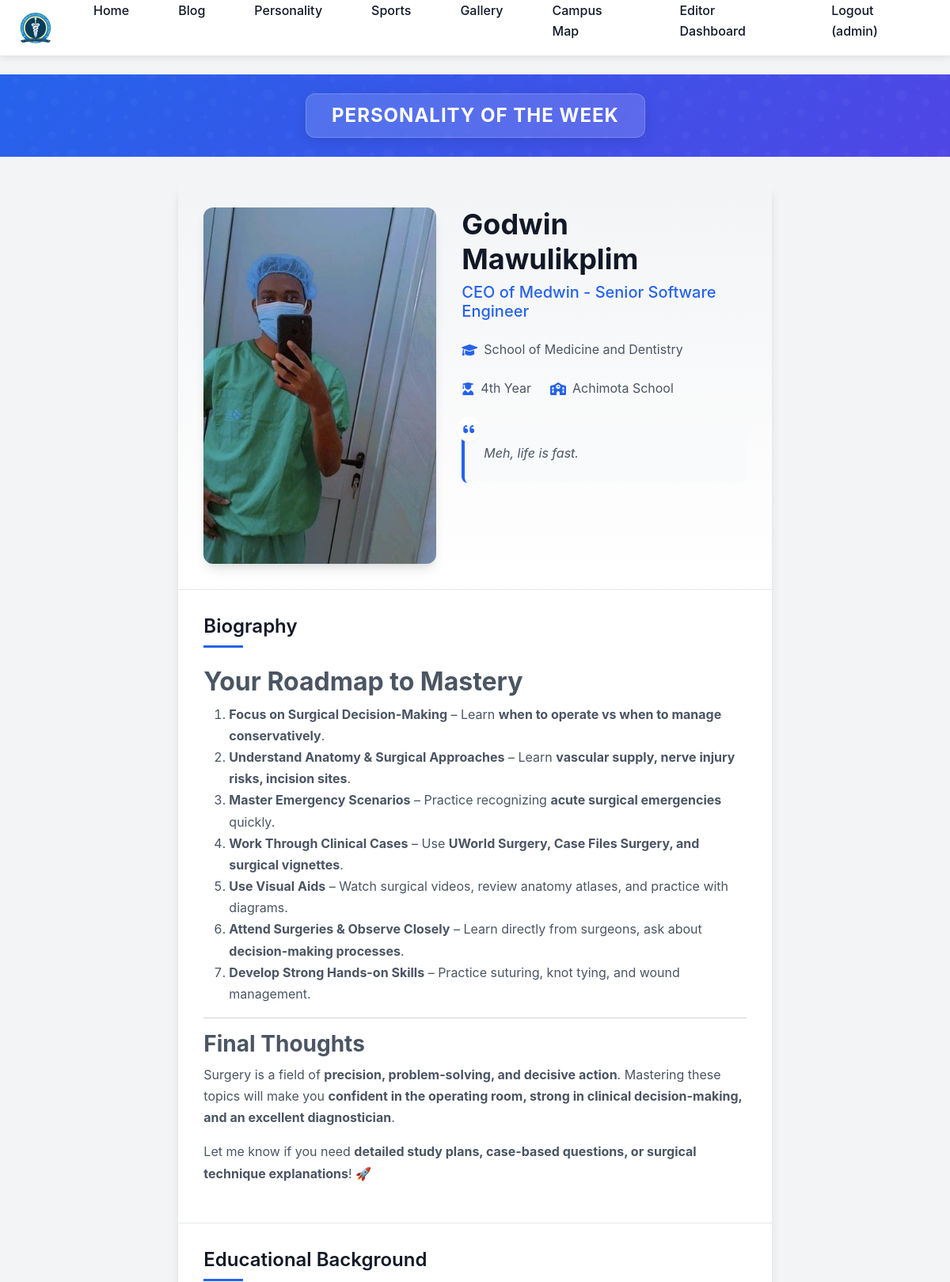
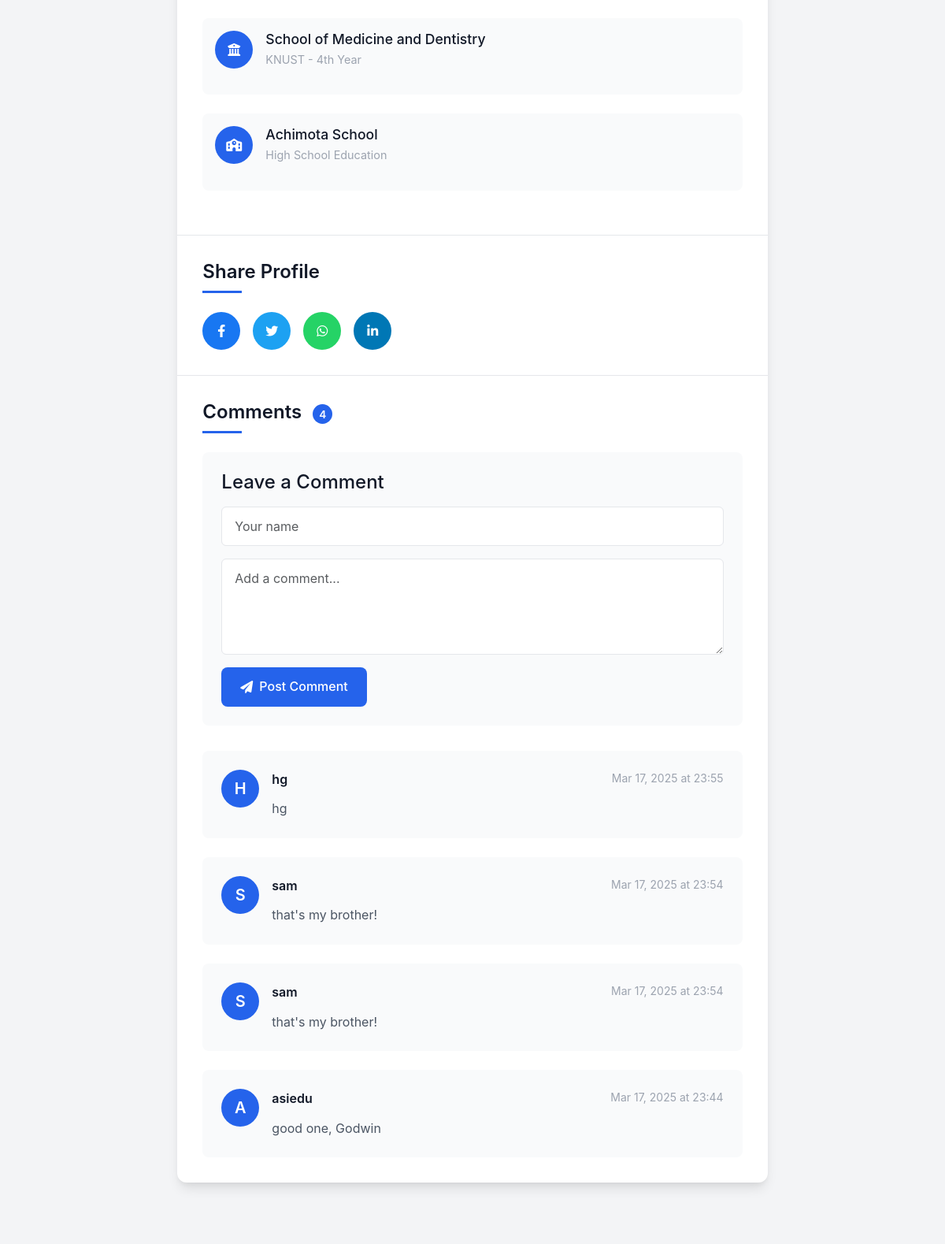
The app's page /potw (signed in, upper part) with its own data (2 pictures, top to bottom).
### app/models.py (models this page shows, shortened)
class User(db.Model, UserMixin):
    id = db.Column(db.Integer, primary_key=True)
    username = db.Column(db.String(50), unique=True, nullable=False)
    email = db.Column(db.String(120), unique=True, nullable=False)
    password_hash = db.Column(db.String(128), nullable=False)
    role = db.Column(db.String(20), default='student')  # Options: student, admin, editor, driver
    created_at = db.Column(db.DateTime, default=datetime.utcnow)
    posts = db.relationship('BlogPost', backref='author', lazy=True)
    bus_assignments = db.relationship('BusLocation', backref='driver', lazy=True)

class PersonalityOfTheWeek(db.Model):
    id = db.Column(db.Integer, primary_key=True)
    name = db.Column(db.String(100), nullable=False)
    title = db.Column(db.String(200), nullable=False)
    bio = db.Column(db.Text, nullable=False)
    image_file = db.Column(db.String(20), nullable=False, default='default_potw.jpg')
    school = db.Column(db.String(100))
    year = db.Column(db.String(20))
    high_school = db.Column(db.String(100))
    quote = db.Column(db.String(200))
    is_active = db.Column(db.Boolean, default=True)  # Only one should be active at a time
    created_at = db.Column(db.DateTime, default=datetime.utcnow)
    comments = db.relationship('PotwComment', backref='personality', lazy=True, cascade="all, delete-orphan")

class PotwComment(db.Model):
    id = db.Column(db.Integer, primary_key=True)
    author_name = db.Column(db.String(50), nullable=False)
    content = db.Column(db.Text, nullable=False)
    date_posted = db.Column(db.DateTime, nullable=False, default=datetime.utcnow)
    potw_id = db.Column(db.Integer, db.ForeignKey('personality_of_the_week.id'), nullable=False)

### app/routes.py (the view)
@main.route('/potw')
def potw():
    personality = PersonalityOfTheWeek.query.filter_by(is_active=True).first_or_404()
    form = PotwCommentForm()
    comments = PotwComment.query.filter_by(potw_id=personality.id).order_by(PotwComment.date_posted.desc()).all()
    return render_template('potw.html', personality=personality, form=form, comments=comments)

### app/forms.py
class PotwCommentForm(FlaskForm):
    author_name = StringField('Your Name', validators=[DataRequired(), Length(max=50)])
    content = TextAreaField('Comment', validators=[DataRequired()])
    submit = SubmitField('Post Comment')

### app/__init__.py (called while the page is built)
def create_app(config_class=Config):
    app = Flask(__name__)
    app.config.from_object(config_class)
    db.init_app(app)
    login_manager.init_app(app)
    migrate.init_app(app, db)
    csrf.init_app(app)  # Add this line
    @app.context_processor
    def inject_now():
        return {'now': datetime.utcnow()}
    from app.routes import main, auth, blog, editor
    from app.driver_routes import driver  # Import the new driver blueprint
    app.register_blueprint(main)
    app.register_blueprint(auth)
    app.register_blueprint(blog)
    app.register_blueprint(editor)
    app.register_blueprint(driver)  # Register the driver blueprint
    with app.app_context():
        db.create_all()
    return app

### app/models.py (called while the page is built)
@login_manager.user_loader
def load_user(user_id):
    return User.query.get(int(user_id))

### app/templates/potw.html (shortened to what this page needs)
{% extends "layout.html" %}
{% block styles %}
<link rel="stylesheet" href="{{ url_for('static', filename='css/potw.css') }}">
{% endblock %}
{% block content %}
<div class="potw-banner">
    <div class="container">
        <div class="potw-banner-content">
            <div class="potw-label">
                <span>Personality of the Week</span>
            </div>
        </div>
    </div>
</div>
<div class="container potw-container">
    <div class="row">
        <div class="col-lg-8 mx-auto">
            <div class="potw-card">
                <div class="potw-profile-header">
                    <div class="potw-image-wrapper">
                        <div class="potw-image-container" id="imageContainer">
                            <img src="{{ url_for('static', filename='/potw_pics/' + personality.image_file) }}"
                                 alt="{{ personality.name }}" class="potw-image">
                        </div>
                    </div>
                    <div class="potw-profile-info">
                        <h1 class="potw-name">{{ personality.name }}</h1>
                        <h2 class="potw-title">{{ personality.title }}</h2>
                        <div class="potw-meta">
                            <div class="potw-meta-item">
                                <i class="fas fa-graduation-cap"></i>
                                <span>{{ personality.school }}</span>
                            </div>
                            <div class="potw-meta-item">
                                <i class="fas fa-user-graduate"></i>
                                <span>{{ personality.year }}</span>
                            </div>
                            <div class="potw-meta-item">
                                <i class="fas fa-school"></i>
                                <span>{{ personality.high_school }}</span>
                            </div>
                        </div>
                        {% if personality.quote %}
                        <div class="potw-quote">
                            <i class="fas fa-quote-left quote-icon"></i>
                            <blockquote>{{ personality.quote }}</blockquote>
                        </div>
                        {% endif %}
                    </div>
                </div>
                <div class="potw-biography">
                    <h3 class="potw-section-title">Biography</h3>
                    <div class="potw-content">
                        {{ personality.bio|safe }}
                    </div>
                </div>
                <div class="potw-education">
                    <h3 class="potw-section-title">Educational Background</h3>
                    <div class="potw-content">
                        <div class="education-item">
                            <div class="education-icon">
                                <i class="fas fa-university"></i>
                            </div>
                            <div class="education-details">
                                <h4>{{ personality.school }}</h4>
                                <p>KNUST - {{ personality.year }}</p>
                            </div>
                        </div>
                        <div class="education-item">
                            <div class="education-icon">
                                <i class="fas fa-school"></i>
                            </div>
                            <div class="education-details">
                                <h4>{{ personality.high_school }}</h4>
                                <p>High School Education</p>
                            </div>
                        </div>
                    </div>
                </div>
                <div class="potw-social-share">
                    <h3 class="potw-section-title">Share Profile</h3>
                    <div class="social-buttons">
                        <a href="#" class="social-button facebook">
                            <i class="fab fa-facebook-f"></i>
                        </a>
                        <a href="#" class="social-button twitter">
                            <i class="fab fa-twitter"></i>
                        </a>
                        <a href="#" class="social-button whatsapp">
                            <i class="fab fa-whatsapp"></i>
                        </a>
                        <a href="#" class="social-button linkedin">
                            <i class="fab fa-linkedin-in"></i>
                        </a>
                    </div>
                </div>
                <div class="potw-comments" id="comments">
                    <h3 class="potw-section-title">
                        Comments
                        <span class="comment-count">{{ comments|length }}</span>
                    </h3>
                    <div class="comment-form-wrapper">
                        <h4>Leave a Comment</h4>
                        <form class="potw-comment-form" method="POST" action="{{ url_for('main.potw_comment') }}">
                            <div class="form-group">
                                {{ form.author_name(class="form-control", placeholder="Your name") }}
                            </div>
                            <div class="form-group">
                                {{ form.content(class="form-control", placeholder="Add a comment...", rows="4") }}
                            </div>
                            <button type="submit" class="potw-submit-btn">
                                <i class="fas fa-paper-plane"></i> Post Comment
                            </button>
                        </form>
                    </div>
                    <div class="comments-list">
                        {% for comment in comments %}
                        <div class="comment-item">
                            <div class="comment-avatar">
                                <div class="avatar-placeholder">
                                    {{ comment.author_name[:1]|upper }}
                                </div>
                            </div>
                            <div class="comment-body">
                                <div class="comment-header">
                                    <span class="comment-author">{{ comment.author_name }}</span>
                                    <span class="comment-date">{{ comment.date_posted.strftime('%b %d, %Y at %H:%M') }}</span>
                                </div>
                                <div class="comment-text">
                                    {{ comment.content }}
                                </div>
                            </div>
                        </div>
                        {% endfor %}
                    </div>
                </div>
            </div>
        </div>
    </div>
</div>
{% endblock %}

### app/templates/layout.html (shortened to what this page needs)
<!DOCTYPE html>
<html lang="en">
    <head>
        <link
            href="https://cdn.jsdelivr.net/npm/bootstrap@5.3.3/dist/css/bootstrap.min.css"
            rel="stylesheet">
        <link rel="stylesheet"
            href="https://cdnjs.cloudflare.com/ajax/libs/font-awesome/6.0.0/css/all.min.css">
        <link rel="stylesheet"
            href="{{ url_for('static', filename='css/main.css') }}">
        {% block styles %}{% endblock %}
    </head>
    <body>
        <header class="header">
            <div class="nav-container">
                <a href="{{ url_for('main.home') }}" class="nav-img">
                    <img src="{{ url_for('static', filename='img/logo.jpg') }}"
                        alt="HESA Logo" class="nav-img">
                </a>
                <nav class="nav">
                    <ul>
                        <li class="nav-item">
                            <a href="{{ url_for('main.home') }}"
                                class="nav-link">Home</a>
                        </li>
                        <li class="nav-item">
                            <a href="{{ url_for('blog.index') }}"
                                class="nav-link">Blog</a>
                        </li>
                        <li class="nav-item">
                            <a href="{{ url_for('main.potw') }}"
                                class="nav-link">Personality</a>
                        </li>
                        <li class="nav-item">
                            <a href="{{ url_for('main.sports') }}"
                                class="nav-link">Sports</a>
                        </li>
                        <li class="nav-item">
                            <a href="{{ url_for('main.gallery') }}"
                                class="nav-link">Gallery</a>
                        </li>
                        <li class="nav-item">
                            <a href="{{ url_for('main.map') }}"
                                class="nav-link">Campus Map</a>
                        </li>
                        {% if current_user.is_authenticated and
                        current_user.role in ['admin', 'editor'] %}
                        <li class="nav-item">
                            <a href="{{ url_for('editor.dashboard') }}"
                                class="nav-link">
                                Editor Dashboard
                            </a>
                        </li>
                        {% endif %}
                        {% if current_user.is_authenticated %}
                        <li class="nav-item">
                            <a href="{{ url_for('auth.logout') }}"
                                class="nav-link auth-btn">
                               Logout ({{
                                current_user.username }})
                            </a>
                        </li>
                        {% endif %}
                    </ul>
                </nav>
            </div>
        </header>
        <main>
            {% block content %}{% endblock %}
        </main>
    </body>
</html>

### app/static/css/main.css (style rules this page uses)
:root { --primary: #2563eb; --secondary: #4f46e5; --accent: #f97316; --text-dark: #1f2937; --text-light: #6b7280; --white: #ffffff; --background: #f3f4f6; }
* { margin: 0; padding: 0; box-sizing: border-box; }
body { font-family: -apple-system, BlinkMacSystemFont, 'Segoe UI', Roboto, Oxygen, Ubuntu, Cantarell, 'Open Sans', 'Helvetica Neue', sans-serif; color: var(--text-dark); line-height: 1.6; padding-top: 70px; background-color: var(--background); }
ul { list-style: none; }
a { text-decoration: none; color: inherit; }
.header { position: fixed; top: 0; left: 0; height: 70px; width: 100%; box-shadow: 0 2px 10px rgba(0,0,0,0.1); transition: top 0.3s ease, background-color 0.3s ease; background-color: white; z-index: 1000; }
.nav-container { display: flex; justify-content: space-between; align-items: center; height: 100%; max-width: 1200px; margin: 0 auto; padding: 0 20px; }
.nav-img { height: 50px; display: flex; align-items: center; transition: transform 0.3s ease; border-radius: 50%; }
.nav ul { display: flex; gap: 30px; }
.nav-item { position: relative; }
.nav-link { position: relative; text-decoration: none; color: var(--text-dark); font-size: 1rem; font-weight: 500; transition: color 0.3s ease; }
.nav-link::after { content: ''; position: absolute; bottom: -2px; left: 0; width: 0; height: 2px; background: var(--primary); transition: width 0.3s ease; }
.container { max-width: 1200px; margin: 0 auto; padding: 0 2rem; }

### records on screen
User: username "admin"
PersonalityOfTheWeek: image_file (picture), name "Godwin Mawulikplim", title "CEO of Medwin - Senior Software Engineer", school "School of Medicine and Dentistry", year "4th Year", high_school "Achimota School", quote "Meh, life is fast.", bio "Your Roadmap to Mastery Focus on Surgical Decision-Making – Learn when to operate vs when to manage conservatively . Understand Anatomy & Surgical Approaches – Learn vascular supply, nerve injury risks, incision sites . Master Emergency Scenarios – Practice recognizing acute surgical emergencies quickly. Work Through Clinical Cases – Use UWorld Surgery, Case Files Surgery, and surgical vignettes . Use Visual Aids – Watch surgical videos, review anatomy atlases, and practice with diagrams. Attend Surgeries & Observe Closely – Learn directly from surgeons, ask about decision-making processes . Develop Strong Hands-on Skills – Practice suturing, knot tying, and wound management. Final Thoughts…"
PotwComment: author_name "H", author_name "hg", date_posted "Mar 17, 2025 at 23:55", content "hg"
PotwComment: author_name "S", author_name "sam", date_posted "Mar 17, 2025 at 23:54", content "that's my brother!"
PotwComment: author_name "S", author_name "sam", date_posted "Mar 17, 2025 at 23:54", content "that's my brother!"
PotwComment: author_name "A", author_name "asiedu", date_posted "Mar 17, 2025 at 23:44", content "good one, Godwin"

### other values on screen
{{ comments|length }} "4"
